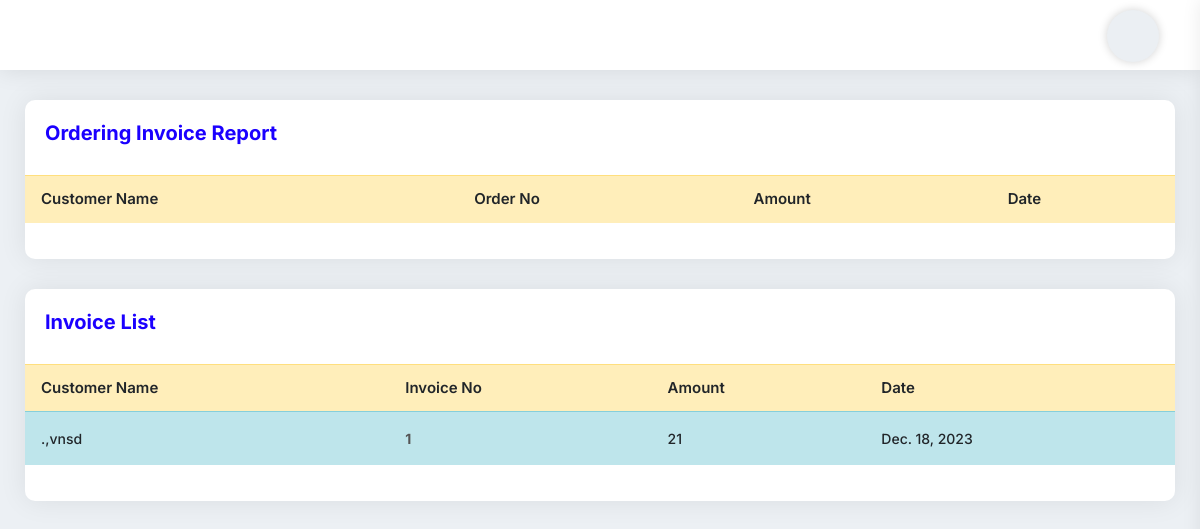
/SaleInvoiceView/ (signed in), run on an earlier commit of the app's database.
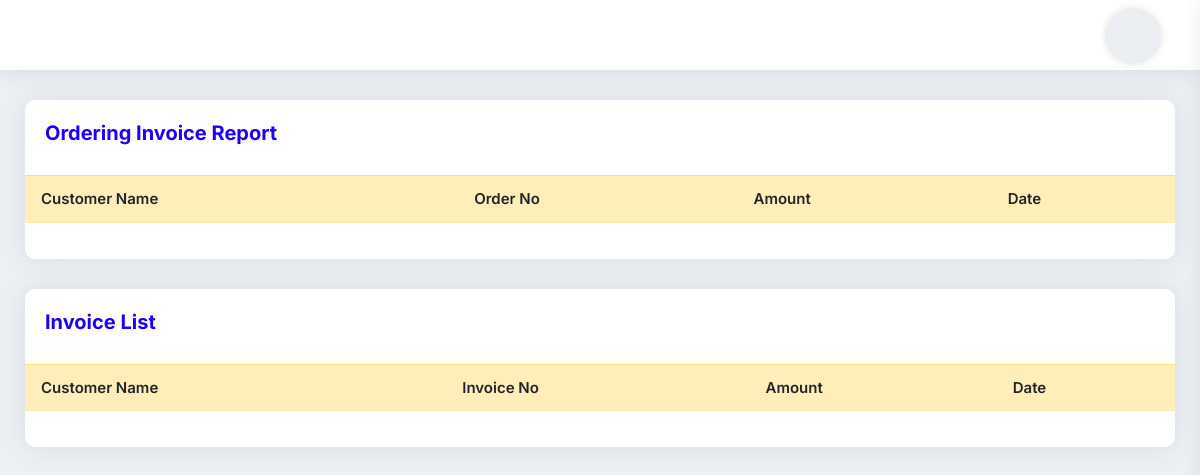
And on a later commit of the database.
### myapp/models.py (models this page shows, shortened)
class Order(models.Model):
    cart = models.OneToOneField(Cart, on_delete=models.CASCADE)
    ordered_by = models.CharField(max_length=255,null=True, blank=True)
    shipping_address = models.CharField(max_length=255, null=True, blank=True)
    mobile = models.CharField(max_length=255,null=True, blank=True)
    email = models.EmailField(null=True, blank=True)
    subtotal = models.PositiveIntegerField()
    discount = models.PositiveIntegerField(default=0)
    total = models.PositiveIntegerField()
    tax = models.PositiveIntegerField()
    delivery_fee = models.IntegerField(default=0)
    delivery_system = models.ForeignKey(DeliverySystem, on_delete=models.CASCADE, blank=True,null=True)
    all_total = models.PositiveIntegerField()
    all_total_delivery = models.IntegerField(default=0)
    ordered_staus = models.CharField(max_length=255, choices=STATUS, default='Cash')
    payment = models.CharField(max_length=225, choices=PAYMENT_TYPE, default='Cash')
    deli_payment = models.BooleanField(default=False)
    created_at = models.DateField(auto_now_add=True)

### myapp/views.py (the view)
# urls.py: path('SaleInvoiceView/', SaleInvoiceView.as_view(), name='SaleInvoiceView'),
class SaleInvoiceView(UserRequiredMixin,View):
    def get(self,request):
        queryset = Order.objects.all().order_by('-id')
        order_status = Order.objects.filter(ordered_staus='Ordering')
        sum = queryset.aggregate(Sum('all_total'))
        sum_amt = sum['all_total__sum']
        context = {
            'order_status': order_status,
            'saleinvoice': queryset,
            'sum_amt': sum_amt,
        }
        return render(request, 'invoicelist.html', context)

### myapp/views.py (called while the page is built)
    def dispatch(self, request, *args, **kwargs):
        if request.user.is_authenticated:
            pass
        else:
            return redirect('myapp:UserLoginView')
        return super().dispatch(request, *args, **kwargs)

### templates/invoicelist.html (shortened to what this page needs)
{% extends 'base.html' %}
{% block content %}
					<div class="card-box mb-30">
						<div class="pd-20">
							<h4 class="text-blue h4">Ordering Invoice Report</h4>
						</div>
						<div class="pb-20">
							<table
								class="table hover multiple-select-row data-table-export nowrap"
							>
								<thead>
									<tr class="table-warning">
										<th class="table-plus datatable-nosort">Customer Name</th>
										<th>Order No</th>
										<th>Amount</th>
										<th>Date</th>
									</tr>
								</thead>
							</table>
						</div>
					</div>
					<div class="card-box mb-30">
						<div class="pd-20">
							<h4 class="text-blue h4">Invoice List</h4>
						</div>
						<div class="pb-20">
							<table
								class="table hover multiple-select-row data-table-export nowrap"
							>
								<thead>
									<tr class="table-warning">
										<th class="table-plus datatable-nosort">Customer Name</th>
										<th>Invoice No</th>
										<th>Amount</th>
										<th>Date</th>
									</tr>
								</thead>
								<tbody>
									{% for p in saleinvoice %}
									<tr class="table-info">
										<td class="table-plus">{{p.ordered_by}}</td>
										<td><a href="#"><strong>{{p.id}}</strong></a></td>
										<td>{{p.all_total}}</td>
										<td>{{p.created_at}}</td>
									</tr>
								{% endfor %}
								</tbody>
							</table>
						</div>
					</div>
{% endblock content %}

What changed in the data, as far as the page shows it:
removed Order: ordered_by ".,vnsd", id "1", all_total "21", created_at "Dec. 18, 2023"
